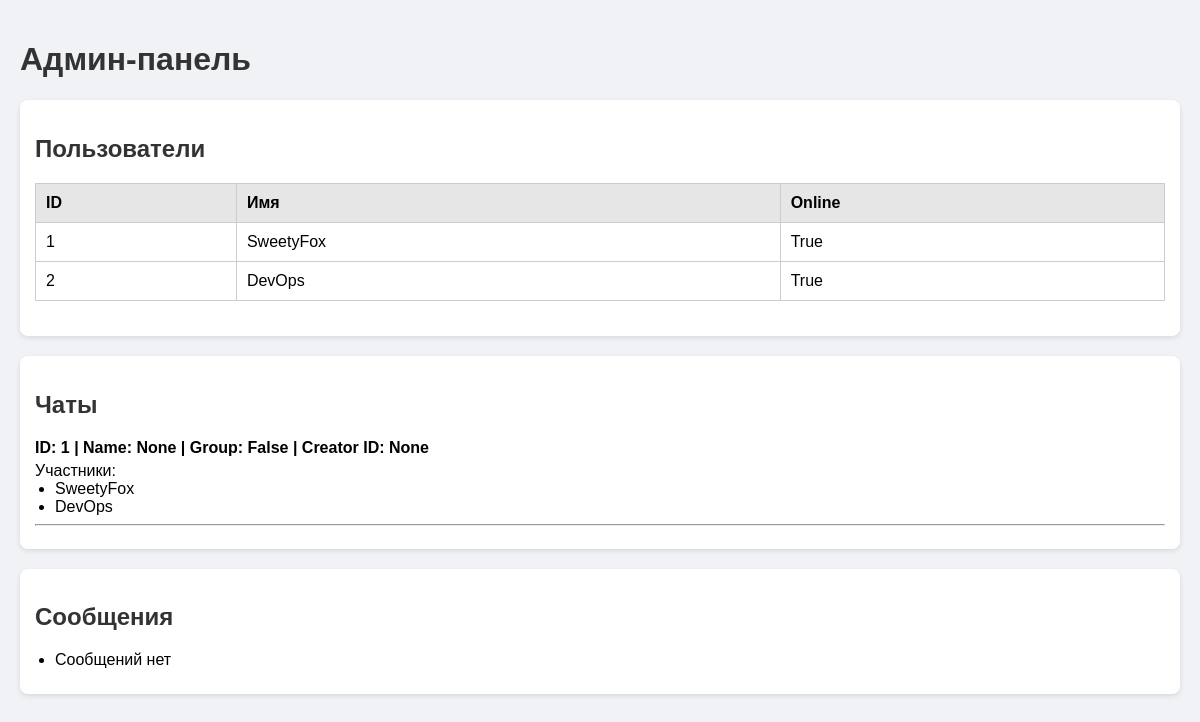
/admin, run on an earlier commit of the app's database.
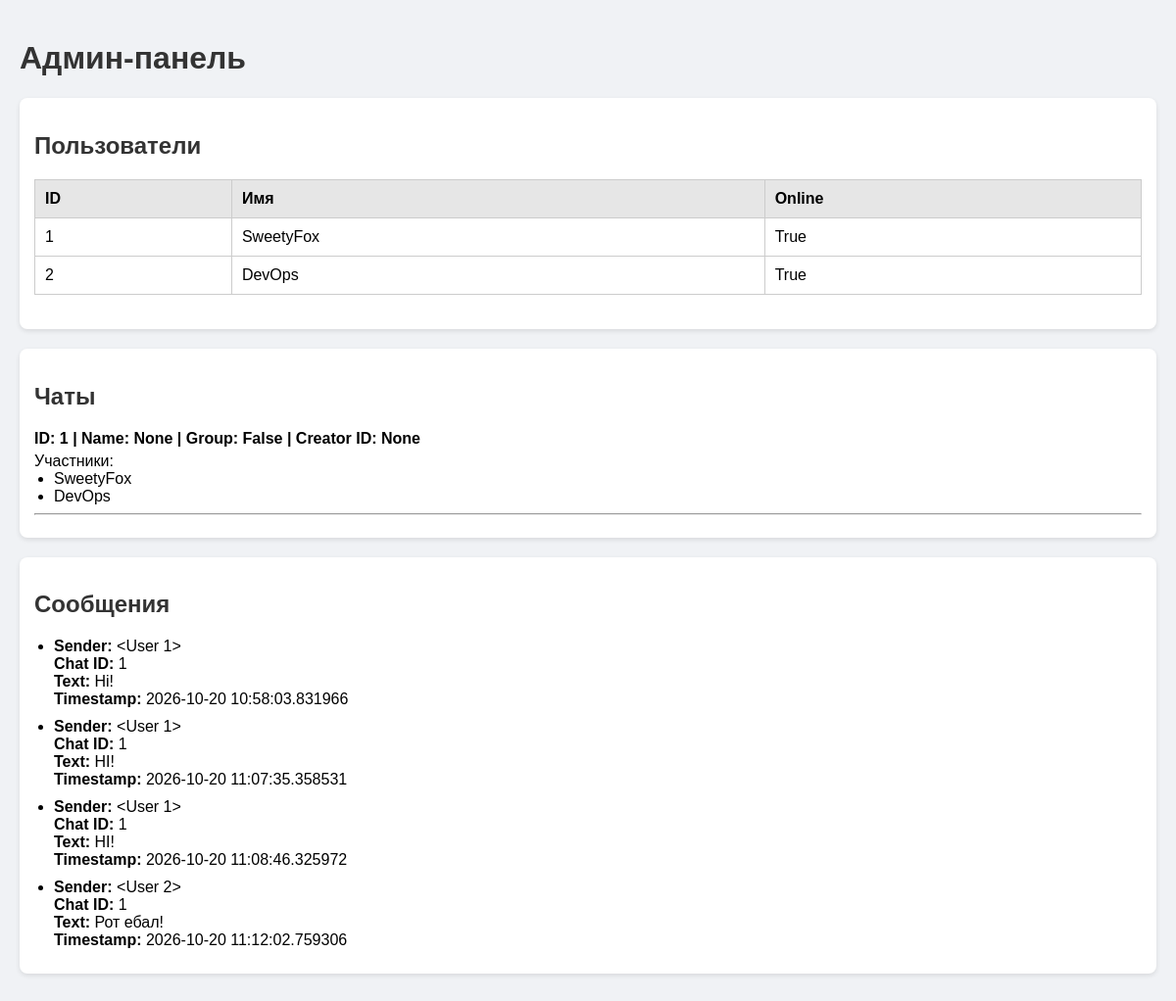
And on a later commit of the database.
### backend/stuff/db.py (models this page shows, shortened)
class User(db.Model):
    __tablename__ = 'users'
    _id = db.Column(db.Integer, primary_key=True)
    name = db.Column(db.String(100), nullable=False, unique=True)  # можно 150, если нужно
    password = db.Column(db.String(512), nullable=False)
    messages = db.relationship('Message', back_populates='sender', lazy=True)
    isActive = db.Column(db.Boolean, default=False)

class Message(db.Model):
    __tablename__ = 'messages'
    _id = db.Column(db.Integer, primary_key=True)
    chat_id = db.Column(db.Integer, db.ForeignKey('chats._id'), nullable=False)
    sender_id = db.Column(db.Integer, db.ForeignKey('users._id'), default=None, nullable=True)  # может быть None для системных сообщений
    text = db.Column(db.Text, nullable=False)  # Text вместо String
    timestamp = db.Column(db.DateTime, default=datetime.utcnow)
    sender = db.relationship('User', back_populates='messages')

### backend/stuff/routes.py (the view)
    @app.route('/admin')
    def admin():
        users_list = User.query.all()
        message_list = Message.query.all()
        chats_raw = Chat.query.all()
        chats = []
        for chat in chats_raw:
            participant_names = []
            for p in chat.participants:
                if p.user:
                    participant_names.append(p.user.name)
                else:
                    print(f"Warning: ChatParticipant {p._id} has no valid user")
            chats.append({
                "id": chat._id,
                "name": chat.name,
                "is_group": chat.is_group,
                "creator_id": chat.creator_id,
                "participants": participant_names
            })
        return render_template("Users.html", users=users_list, chats=chats, messages=message_list)

### backend/stuff/templates/Users.html (shortened to what this page needs)
<!DOCTYPE html>
<html lang="ru">
<head>
</head>
<body>
    <h1>Админ-панель</h1>
    <div class="card">
        <h2>Пользователи</h2>
        <table>
            <thead>
                <tr>
                    <th>ID</th>
                    <th>Имя</th>
                    <th>Online</th>
                </tr>
            </thead>
            <tbody>
                {% for user in users %}
                <tr>
                    <td>{{ user._id }}</td>
                    <td>{{ user.name }}</td>
                    <td>{{ user.isActive }}</td>
                </tr>
                {% else %}
                <tr>
                    <td colspan="2">Пользователи не найдены</td>
                </tr>
                {% endfor %}
            </tbody>
        </table>
    </div>
    <div class="card">
        <h2>Чаты</h2>
        {% for chat in chats %}
        <div class="chat-header">ID: {{ chat.id }} | Name: {{ chat.name }} | Group: {{ chat.is_group }} | Creator ID: {{ chat.creator_id }}</div>
        <span>Участники:</span>
        <ul>
            {% for name in chat.participants %}
                <li>{{ name }}</li>
            {% endfor %}
        </ul>
        <hr>
        {% endfor %}
    </div>
    <div class="card">
        <h2>Сообщения</h2>
        <ul class="message-list">
            {% for msg in messages %}
            <li>
                <strong>Sender:</strong> {{ msg.sender }}<br>
                <strong>Chat ID:</strong> {{ msg.chat_id }}<br>
                <strong>Text:</strong> {{ msg.text }}<br>
                <strong>Timestamp:</strong> {{ msg.timestamp }}<br>
            </li>
            {% else %}
            <li>Сообщений нет</li>
            {% endfor %}
        </ul>
    </div>
</body>
</html>

### backend/stuff/templates/Users.html (style rules this page uses)
body { font-family: Arial, sans-serif; background-color: #f0f2f5; margin: 0; padding: 20px; }
h1, h2, h3 { color: #333; }
table { width: 100%; border-collapse: collapse; margin-bottom: 20px; }
table, th, td { border: 1px solid #ccc; }
th, td { padding: 10px; text-align: left; }
th { background-color: #e6e6e6; }
.card { background-color: white; border-radius: 8px; padding: 15px; margin-bottom: 20px; box-shadow: 0 2px 5px rgba(0,0,0,0.1); }
ul { margin: 0; padding-left: 20px; }
.chat-header { font-weight: bold; margin-bottom: 5px; }
.message-list li { margin-bottom: 10px; }

What changed in the data, as far as the page shows it:
added Message: sender "<User 1>", chat_id "1", text "Hi!", timestamp "2026-10-20 10:58:03.831966"
added Message: sender "<User 1>", chat_id "1", text "HI!", timestamp "2026-10-20 11:07:35.358531"
added Message: sender "<User 1>", chat_id "1", text "HI!", timestamp "2026-10-20 11:08:46.325972"
added Message: sender "<User 2>", chat_id "1", text "Рот ебал!", timestamp "2026-10-20 11:12:02.759306"
Also different on the page:
text no longer shown: "Сообщений нет"
